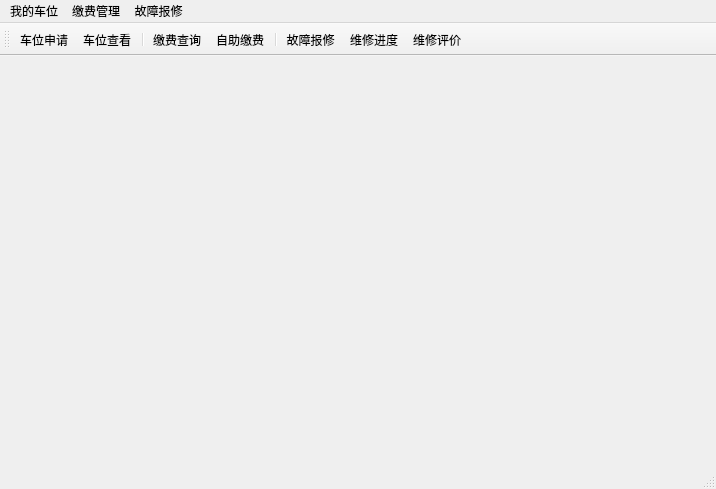
<?xml version="1.0" encoding="UTF-8"?>
<ui version="4.0">
 <class>ownermanage</class>
 <widget class="QMainWindow" name="ownermanage">
  <property name="geometry">
   <rect>
    <x>0</x>
    <y>0</y>
    <width>716</width>
    <height>489</height>
   </rect>
  </property>
  <property name="windowTitle">
   <string>智慧小区管理系统</string>
  </property>
  <widget class="QWidget" name="centralwidget"/>
  <widget class="QMenuBar" name="menubar">
   <property name="geometry">
    <rect>
     <x>0</x>
     <y>0</y>
     <width>716</width>
     <height>29</height>
    </rect>
   </property>
   <widget class="QMenu" name="myCarStationMenu">
    <property name="title">
     <string>我的车位</string>
    </property>
    <addaction name="applyCarStationAct"/>
    <addaction name="showCarStationAct"/>
   </widget>
   <widget class="QMenu" name="payManageMenu">
    <property name="title">
     <string>缴费管理</string>
    </property>
    <addaction name="payShowAct"/>
    <addaction name="payAct"/>
   </widget>
   <widget class="QMenu" name="issueManageAct">
    <property name="title">
     <string>故障报修</string>
    </property>
    <addaction name="issueReportAct"/>
    <addaction name="issueProcessAct"/>
    <addaction name="issueEvaluateAct"/>
   </widget>
   <addaction name="myCarStationMenu"/>
   <addaction name="payManageMenu"/>
   <addaction name="issueManageAct"/>
  </widget>
  <widget class="QStatusBar" name="statusbar"/>
  <widget class="QToolBar" name="toolBar">
   <property name="windowTitle">
    <string>toolBar</string>
   </property>
   <attribute name="toolBarArea">
    <enum>TopToolBarArea</enum>
   </attribute>
   <attribute name="toolBarBreak">
    <bool>false</bool>
   </attribute>
   <addaction name="applyCarStationAct"/>
   <addaction name="showCarStationAct"/>
   <addaction name="separator"/>
   <addaction name="payShowAct"/>
   <addaction name="payAct"/>
   <addaction name="separator"/>
   <addaction name="issueReportAct"/>
   <addaction name="issueProcessAct"/>
   <addaction name="issueEvaluateAct"/>
  </widget>
  <action name="applyCarStationAct">
   <property name="icon">
    <iconset resource="../resources/resources.qrc">
     <normaloff>:/resources/image/carstation1.png</normaloff>:/resources/image/carstation1.png</iconset>
   </property>
   <property name="text">
    <string>车位申请</string>
   </property>
  </action>
  <action name="showCarStationAct">
   <property name="icon">
    <iconset resource="../resources/resources.qrc">
     <normaloff>:/resources/image/rentcarstation.png</normaloff>:/resources/image/rentcarstation.png</iconset>
   </property>
   <property name="text">
    <string>车位查看</string>
   </property>
  </action>
  <action name="payShowAct">
   <property name="icon">
    <iconset resource="../resources/resources.qrc">
     <normaloff>:/resources/image/pay.png</normaloff>:/resources/image/pay.png</iconset>
   </property>
   <property name="text">
    <string>缴费查询</string>
   </property>
  </action>
  <action name="payAct">
   <property name="icon">
    <iconset resource="../resources/resources.qrc">
     <normaloff>:/resources/image/price.png</normaloff>:/resources/image/price.png</iconset>
   </property>
   <property name="text">
    <string>自助缴费</string>
   </property>
  </action>
  <action name="issueReportAct">
   <property name="icon">
    <iconset resource="../resources/resources.qrc">
     <normaloff>:/resources/image/issuerepair.png</normaloff>:/resources/image/issuerepair.png</iconset>
   </property>
   <property name="text">
    <string>故障报修</string>
   </property>
  </action>
  <action name="issueProcessAct">
   <property name="icon">
    <iconset resource="../resources/resources.qrc">
     <normaloff>:/resources/image/issueshow.png</normaloff>:/resources/image/issueshow.png</iconset>
   </property>
   <property name="text">
    <string>维修进度</string>
   </property>
  </action>
  <action name="issueEvaluateAct">
   <property name="icon">
    <iconset resource="../resources/resources.qrc">
     <normaloff>:/resources/image/houses.png</normaloff>:/resources/image/houses.png</iconset>
   </property>
   <property name="text">
    <string>维修评价</string>
   </property>
  </action>
 </widget>
 <resources>
  <include location="../resources/resources.qrc"/>
 </resources>
 <connections/>
</ui>
